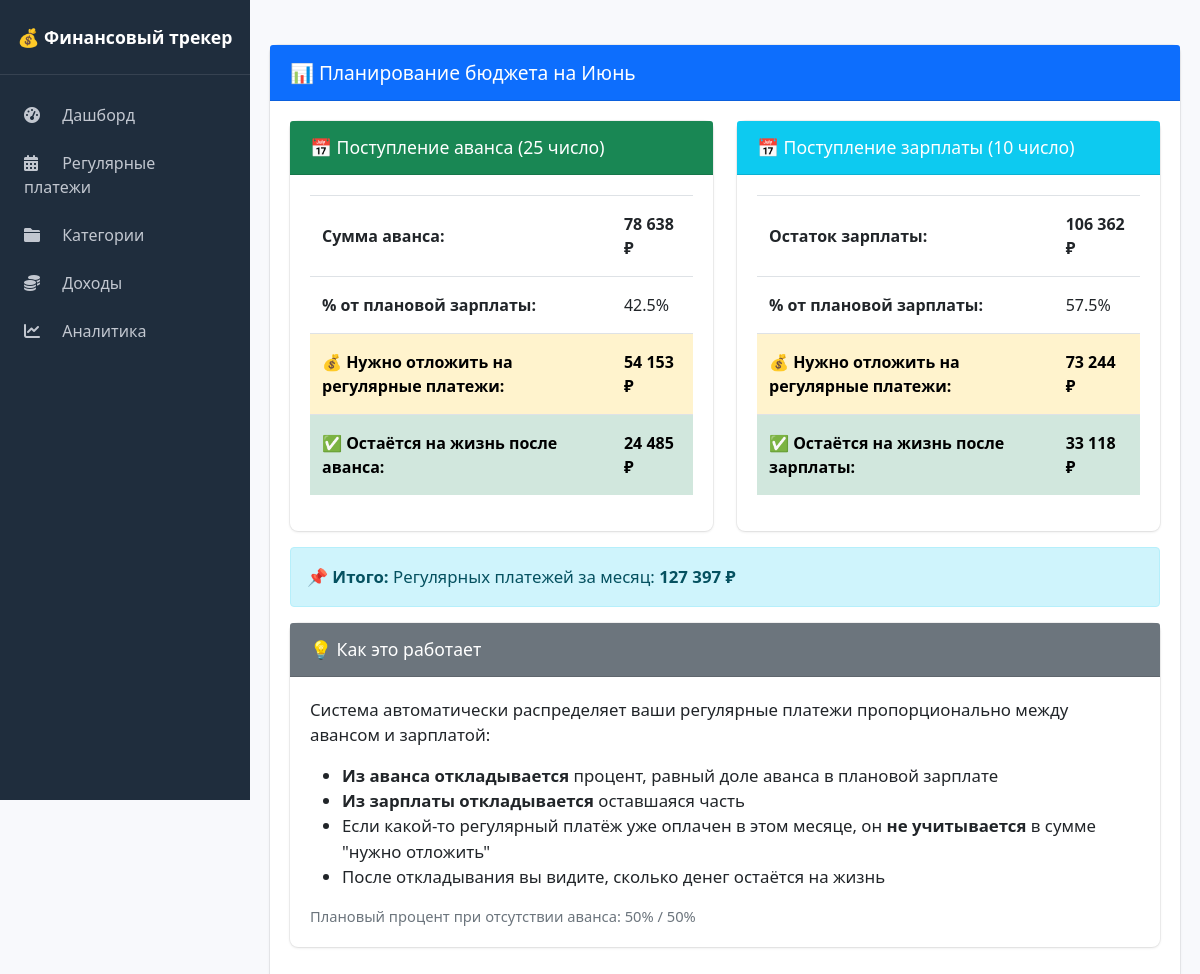
The app's page /budget_planning, older data.
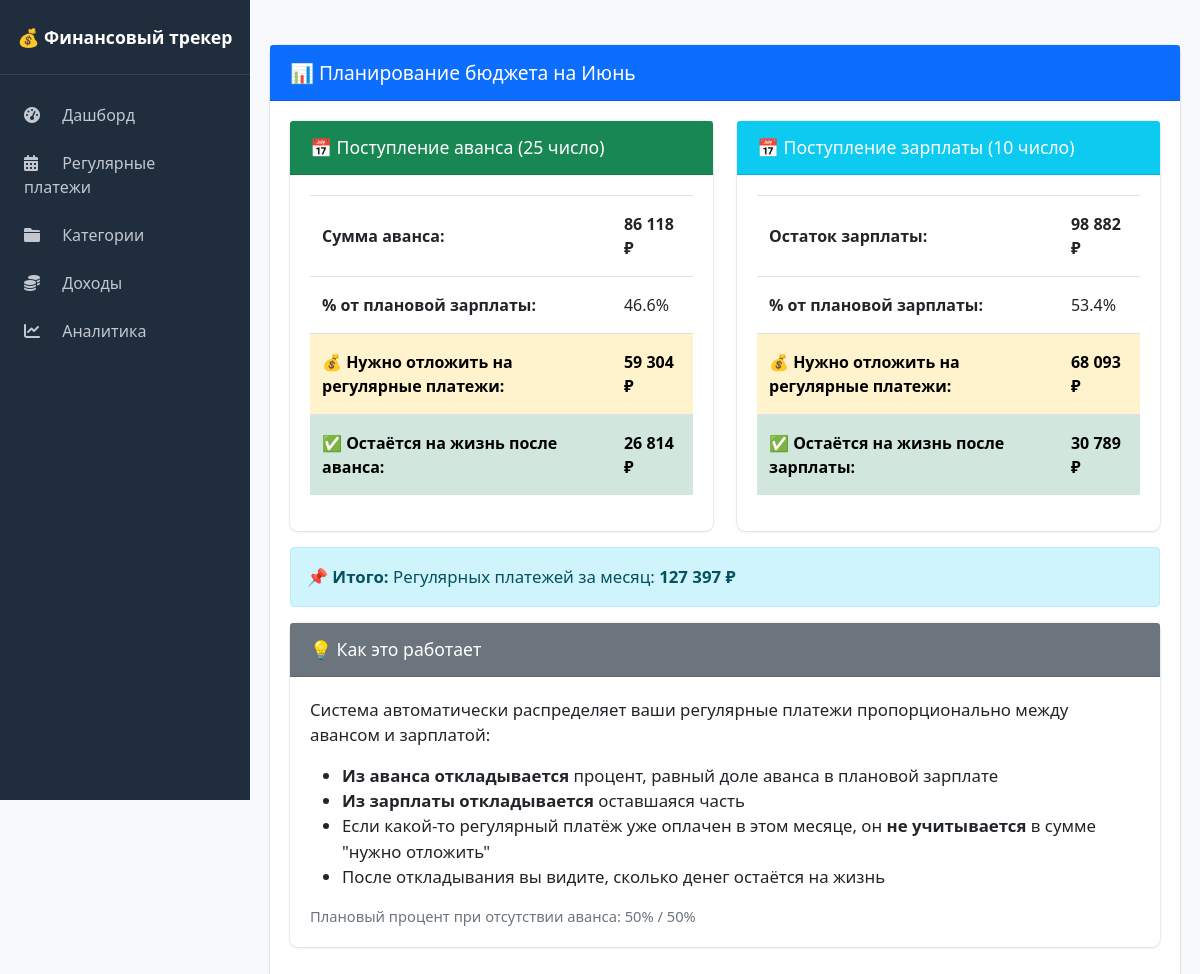
The same page, newer data.
### tables this page shows
CREATE TABLE operations (
                id INTEGER PRIMARY KEY AUTOINCREMENT,
                date TEXT NOT NULL,
                type TEXT NOT NULL,
                category TEXT NOT NULL,
                subcategory TEXT,
                amount REAL NOT NULL,
                comment TEXT,
                period TEXT
            );

### routes/main.py (the view)
    @app.route('/budget_planning')
    def budget_planning():
        from database import get_db
        from utils import get_regular_payments_for_month, get_paid_regular_payments_this_month, get_planning_data
        from datetime import date
        import calendar
        today = date.today()
        months_ru = {
            1: 'Январь', 2: 'Февраль', 3: 'Март', 4: 'Апрель',
            5: 'Май', 6: 'Июнь', 7: 'Июль', 8: 'Август',
            9: 'Сентябрь', 10: 'Октябрь', 11: 'Ноябрь', 12: 'Декабрь'
        }
        month_name = months_ru[today.month]
        with get_db() as conn:
            planned_salary_row = conn.execute('SELECT value FROM settings WHERE key = "planned_salary"').fetchone()
            planned_salary = float(planned_salary_row['value']) if planned_salary_row else 185000
            advance_row = conn.execute('''
                SELECT amount
                FROM operations
                WHERE type = 'Доход'
                AND category = 'Зарплата'
                AND subcategory = 'Аванс'
                ORDER BY date DESC
                LIMIT 1
            ''').fetchone()
            real_advance = advance_row['amount'] if advance_row else 0
        regular_total_month = get_regular_payments_for_month()
        paid_regular = get_paid_regular_payments_this_month()
        planning = get_planning_data(planned_salary, real_advance, regular_total_month, paid_regular)
        return render_template('budget_planning.html',
                               planning=planning,
                               regular_total_month=regular_total_month,
                               month_name=month_name)

### database.py (called while the page is built)
def get_db():
    conn = sqlite3.connect('finance.db')
    conn.row_factory = sqlite3.Row
    return conn

### utils.py (called while the page is built)
def get_regular_payments_for_month():
    from database import get_db
    with get_db() as conn:
        payments = conn.execute('SELECT * FROM regular_payments').fetchall()
    total = 0
    for p in payments:
        interval = p['interval'] if p['interval'] else 'monthly'
        amount = p['amount']
        if interval == 'monthly':
            total += amount
        elif interval == 'weekly':
            total += amount * 4
        elif interval == 'yearly':
            total += amount / 12
        else:
            total += amount
    return total

### templates/budget_planning.html (shortened to what the changed rows need)
{% extends "base.html" %}
{% block content %}
<div class="card">
    <div class="card-body">
        <div class="row">
            <div class="col-md-6">
                <div class="card mb-3">
                    <div class="card-body">
                        <table class="table table-sm table-borderless">
                            <tr>
                                <td><strong>Сумма аванса:</strong></td>
                                <td class="fw-bold">{{ "{:,.0f}".format(planning.advance).replace(",", " ") }} ₽</td>
                            </tr>
                            <tr>
                                <td><strong>% от плановой зарплаты:</strong></td>
                                <td>{{ "{:.1f}".format(planning.advance_percent * 100) }}%</td>
                            </tr>
                            <tr class="table-warning">
                                <td><strong>💰 Нужно отложить на регулярные платежи:</strong></td>
                                <td class="fw-bold">{{ "{:,.0f}".format(planning.need_to_save_from_advance).replace(",", " ") }} ₽</td>
                            </tr>
                            <tr class="table-success">
                                <td><strong>✅ Остаётся на жизнь после аванса:</strong></td>
                                <td class="fw-bold">{{ "{:,.0f}".format(planning.left_from_advance).replace(",", " ") }} ₽</td>
                            </tr>
                        </table>
                    </div>
                </div>
            </div>
            <div class="col-md-6">
                <div class="card mb-3">
                    <div class="card-body">
                        <table class="table table-sm table-borderless">
                            <tr>
                                <td><strong>Остаток зарплаты:</strong></td>
                                <td class="fw-bold">{{ "{:,.0f}".format(planning.remaining_salary).replace(",", " ") }} ₽</td>
                            </tr>
                            <tr>
                                <td><strong>% от плановой зарплаты:</strong></td>
                                <td>{{ "{:.1f}".format((1 - planning.advance_percent) * 100) }}%</td>
                            </tr>
                            <tr class="table-warning">
                                <td><strong>💰 Нужно отложить на регулярные платежи:</strong></td>
                                <td class="fw-bold">{{ "{:,.0f}".format(planning.need_to_save_from_remaining).replace(",", " ") }} ₽</td>
                            </tr>
                            <tr class="table-success">
                                <td><strong>✅ Остаётся на жизнь после зарплаты:</strong></td>
                                <td class="fw-bold">{{ "{:,.0f}".format(planning.left_from_remaining).replace(",", " ") }} ₽</td>
                            </tr>
                        </table>
                    </div>
                </div>
            </div>
        </div>
    </div>
</div>
{% endblock %}

Row changes from the older to the newer data that the page shows:
changed operations: amount "78 638" → "86 118"
Text that changed along with them:
{{ "{:.1f}".format(planning.advance_percent * 100) }}: "42.5" → "46.6"
{{ "{:,.0f}".format(planning.need_to_save_from_advance).replace(",", " ") }}: "54 153" → "59 304"
{{ "{:,.0f}".format(planning.left_from_advance).replace(",", " ") }}: "24 485" → "26 814"
{{ "{:,.0f}".format(planning.remaining_salary).replace(",", " ") }}: "106 362" → "98 882"
{{ "{:.1f}".format((1 - planning.advance_percent) * 100) }}: "57.5" → "53.4"
{{ "{:,.0f}".format(planning.left_from_remaining).replace(",", " ") }}: "33 118" → "30 789"
text no longer shown: "73 244"
text now shown: "68 093"
